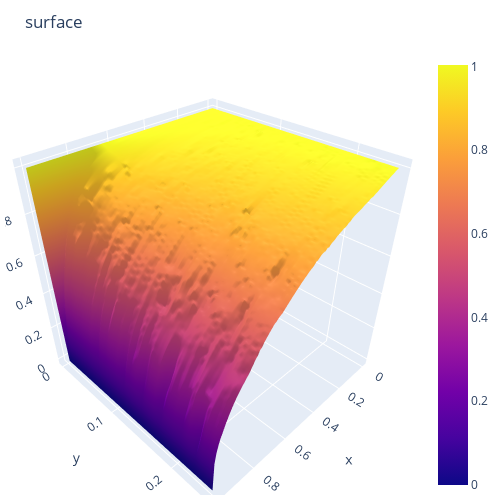

Notebook cell for this chart:
### Code cell
sh_0, sh_1 = A.shape
fig = go.Figure()
fig.add_surface(
    # contours = {
    #     "x": {"show": True, "start": 1.5, "end": 2, "size": 0.04, "color":"white"},
    #     "z": {"show": True, "start": 0.5, "end": 0.8, "size": 0.05}
    # },
    x = np.linspace(a, b, sh_1),
    y = np.linspace(0, T, sh_0),
    z = U
    )
# fig.add_scatter3d(name='scat_p', x=np.linspace(a, b, sh_1), y=np.linspace(0, T, sh_0), z=U, mode='markers',
#     marker=dict(size=10, color='black',colorscale='Reds'))
# fig.update_layout(
#         scene = {
#             "xaxis": {"nticks": 20},
#             "zaxis": {"nticks": 4},
#             'camera_eye': {"x": 0, "y": -1, "z": 0.5},
#             "aspectratio": {"x": 1, "y": 1, "z": 0.2}
#         })
fig.update_layout(title='surface', autosize=False,
                  width=500, height=500,
                  margin=dict(l=5, r=50, b=5, t=55))
fig.show()

### Figure 1 — Plotly figure (JSON) as saved in the notebook; plotly's stock layout.template omitted (floating-point values rounded to 4 significant figures; data arrays with more than 128 entries replaced by an {"elided": "..."} marker saying what was removed)
{"data": [{"type": "surface", "x": [0, 0.01, 0.02, 0.03, 0.04, 0.05, 0.06, 0.07, 0.08, 0.09, 0.1, 0.11, 0.12, 0.13, 0.14, 0.15, 0.16, 0.17, 0.18, 0.19, 0.2, 0.21, 0.22, 0.23, 0.24, 0.25, 0.26, 0.27, 0.28, 0.29, 0.3, 0.31, 0.32, 0.33, 0.34, 0.35, 0.36, 0.37, 0.38, 0.39, 0.4, 0.41, 0.42, 0.43, 0.44, 0.45, 0.46, 0.47, 0.48, 0.49, 0.5, 0.51, 0.52, 0.53, 0.54, 0.55, 0.56, 0.57, 0.58, 0.59, 0.6, 0.61, 0.62, 0.63, 0.64, 0.65, 0.66, 0.67, 0.68, 0.69, 0.7, 0.71, 0.72, 0.73, 0.74, 0.75, 0.76, 0.77, 0.78, 0.79, 0.8, 0.81, 0.82, 0.83, 0.84, 0.85, 0.86, 0.87, 0.88, 0.89, 0.9, 0.91, 0.92, 0.93, 0.94, 0.95, 0.96, 0.97, 0.98, 0.99, 1], "y": [0, 0.005, 0.01, 0.015, 0.02, 0.025, 0.03, 0.035, 0.04, 0.045, 0.05, 0.055, 0.06, 0.065, 0.07, 0.075, 0.08, 0.085, 0.09, 0.095, 0.1, 0.105, 0.11, 0.115, 0.12, 0.125, 0.13, 0.135, 0.14, 0.145, 0.15, 0.155, 0.16, 0.165, 0.17, 0.175, 0.18, 0.185, 0.19, 0.195, 0.2, 0.205, 0.21, 0.215, 0.22, 0.225, 0.23, 0.235, 0.24, 0.245, 0.25, 0.255, 0.26, 0.265, 0.27, 0.275, 0.28, 0.285, 0.29, 0.295, 0.3, 0.305, 0.31, 0.315, 0.32, 0.325, 0.33, 0.335, 0.34, 0.345, 0.35, 0.355, 0.36, 0.365, 0.37, 0.375, 0.38, 0.385, 0.39, 0.395, 0.4, 0.405, 0.41, 0.415, 0.42, 0.425, 0.43, 0.435, 0.44, 0.445, 0.45, 0.455, 0.46, 0.465, 0.47, 0.475, 0.48, 0.485, 0.49, 0.495, 0.5], "z": {"elided": "51x101 float values"}}], "layout": {"autosize": false, "height": 500, "margin": {"b": 5, "l": 5, "r": 50, "t": 55}, "title": {"text": "surface"}, "width": 500}}
